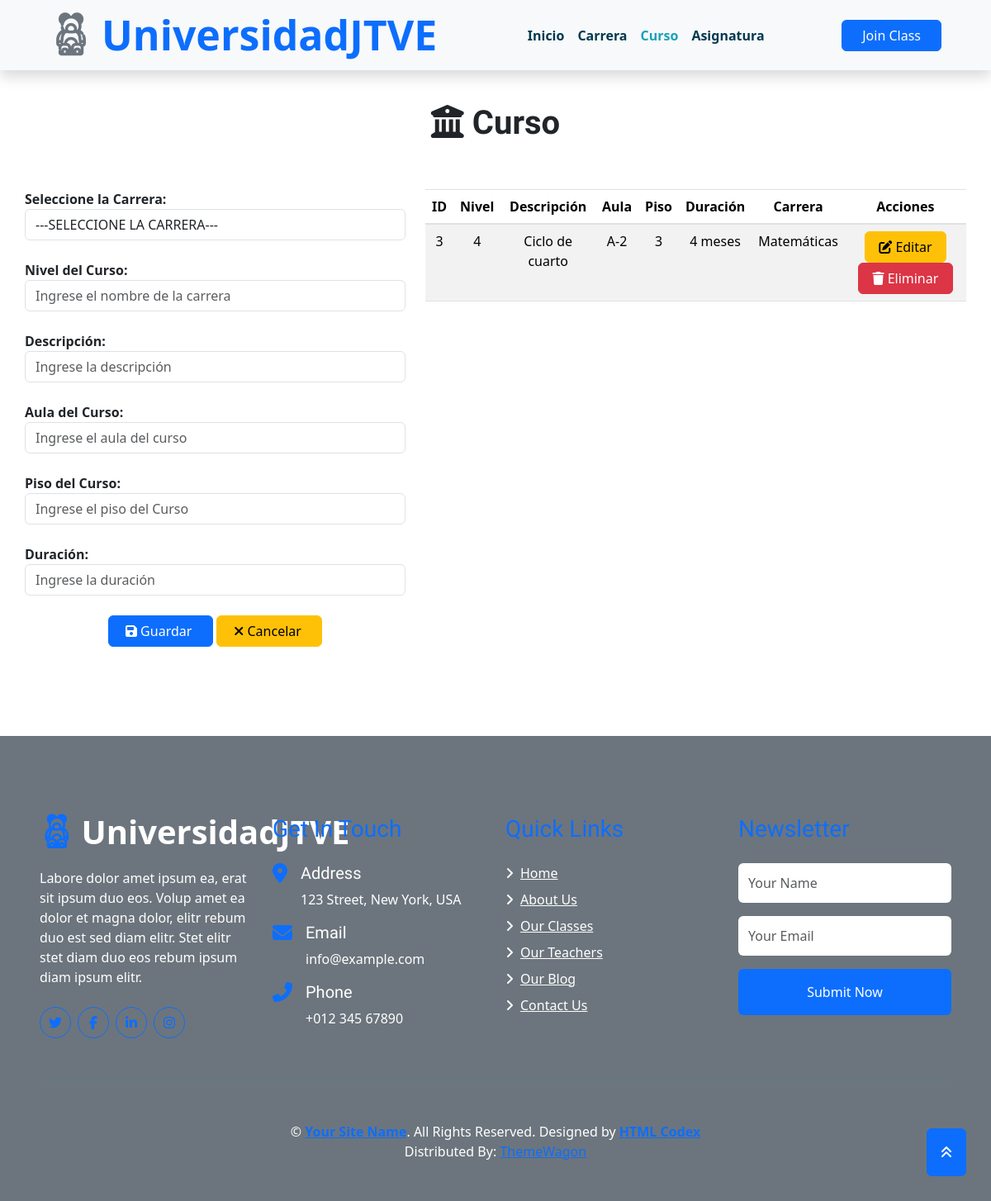
Page /curso/ on the committed database.
### Aplicaciones/MatriculasJTVE/models.py (models this page shows)
class cursoJTVE(models.Model):
    idCursoJTVE=models.AutoField(primary_key=True)
    nivelCursoJTVE=models.CharField(max_length=150)
    descripcionCursoJTVE=models.CharField(max_length=150)
    aulaCursoJTVE=models.CharField(max_length=150)
    pisoCursoJTVE = models.CharField(max_length=150)
    duracionCursoJTVE = models.CharField(max_length=150)
    carreraJTVE=models.ForeignKey(carreraJTVE,null=True,blank=True,on_delete=models.CASCADE)

class carreraJTVE(models.Model):
    idCarreraJTVE=models.AutoField(primary_key=True)
    nombreCarreraJTVE=models.CharField(max_length=150)
    directorCarreraJTVE=models.CharField(max_length=150)
    logoCarreraJTVE=models.FileField(upload_to='carreraJTVE', null=True, blank=True)
    fechaFundacionCarreraJTVE = models.DateField()
    descripcionCarreraJTVE = models.TextField()

### Aplicaciones/MatriculasJTVE/views.py (the view)
# urls.py: path('curso/', views.curso, name='curso'),
def curso(request):
    cursos=cursoJTVE.objects.all()
    carreras=carreraJTVE.objects.all()
    return render(request,'curso.html',{'cursos':cursos, 'carreras': carreras,'navbar': 'curso'})

### Aplicaciones/MatriculasJTVE/templates/curso.html (shortened to what this page needs)
{% extends "./plantilla.html" %}
{% block contenido %}
{% load static %}
<div style="padding: 40px 30px 60px 30px;">
  <div class="text-center">
    <h1>
    <b>
      <i class="fa-solid fa-building-columns"></i>
      Curso
    </b>
    </h1>
    <br>
  </div>
    <br>
    <div class="row">
       <div class="col-md-5">
         <form class="" action="/guardarCurso/" method="post" enctype="multipart/form-data" id="frm_nuevo_cliente">
           <b>Seleccione la Carrera:</b><br>
          <select class="form-control" name="id_carrera" id="id_carrera" required>
            <option value="">---SELECCIONE LA CARRERA---</option >
          </select><br>
            <b>Nivel del Curso:</b><br>
           <input type="text" name="nivelCursoJTVE" value="" id="nivelCursoJTVE" placeholder="Ingrese el nombre de la carrera" class="form-control" required><br>
           <b>Descripción:</b><br>
           <input type="text" name="descripcionCursoJTVE" value="" id="descripcionCursoJTVE" placeholder="Ingrese la descripción" class="form-control" required><br>
           <b>Aula del Curso:</b>
            <input type="text" name="aulaCursoJTVE" value="" id="aulaCursoJTVE" placeholder="Ingrese el aula del curso" class="form-control" required><br>
           <b>Piso del Curso:</b>
            <input type="text" name="pisoCursoJTVE" value="" id="pisoCursoJTVE" placeholder="Ingrese el piso del Curso" class="form-control" required><br>
            <b>Duración:</b><br>
            <input type="text" name="duracionCursoJTVE" value="" id="duracionCursoJTVE" placeholder="Ingrese la duración" class="form-control" required><br>
            <center>
              <button type="submit" name="button" class="btn btn-primary">&nbsp;&nbsp;<i class="fa-solid fa-floppy-disk"></i>&nbsp;Guardar&nbsp;&nbsp;&nbsp;</button>
              <button type="reset" name="button" class="btn btn-warning">&nbsp;&nbsp;<i class="fa-solid fa-xmark"></i>&nbsp;Cancelar&nbsp;&nbsp;&nbsp;</button>
            </center>
         </form>
       </div>
       <div class="col-md-7 text-center">
         <table class="table table-striped" id="tbl_clientes">
           <thead>
             <tr>
               <th>ID</th>
               <th>Nivel</th>
               <th>Descripción</th>
               <th>Aula</th>
               <th>Piso</th>
               <th>Duración</th>
               <th>Carrera</th>
               <th>Acciones</th>
             </tr>
           </thead>
           <tbody>
             {% for curso in cursos %}
                <tr>
                  <td>{{curso.idCursoJTVE}}</td>
                  <td>{{curso.nivelCursoJTVE}}</td>
                  <td>{{curso.descripcionCursoJTVE}}</td>
                  <td>{{curso.aulaCursoJTVE}}</td>
                  <td>{{curso.pisoCursoJTVE}}</td>
                  <td>{{curso.duracionCursoJTVE}}</td>
                  <td>{{curso.carreraJTVE.nombreCarreraJTVE}}</td>
                  <td>
                        <a href="/editarCurso/{{curso.idCursoJTVE}}" class="btn btn-warning">&nbsp;<i class="fa-solid fa-pen-to-square"></i>&nbsp;Editar&nbsp;</a>
                        <a href="javascript: void(0)" onclick="eliminarCurso('/eliminarCurso/{{curso.idCursoJTVE}}');" class="btn btn-danger">&nbsp;<i class="fa-solid fa-trash"></i>&nbsp;Eliminar&nbsp;</a>
                  </td>
                </tr>
                {% endfor %}
           </tbody>
         </table>
       </div>
    </div>
</div>
  {% endblock %}

### rows in the picture
cursoJTVE: idCursoJTVE "3", nivelCursoJTVE "4", descripcionCursoJTVE "Ciclo de cuarto", aulaCursoJTVE "A-2", pisoCursoJTVE "3", duracionCursoJTVE "4 meses", carreraJTVE.nombreCarreraJTVE "Matemáticas"
